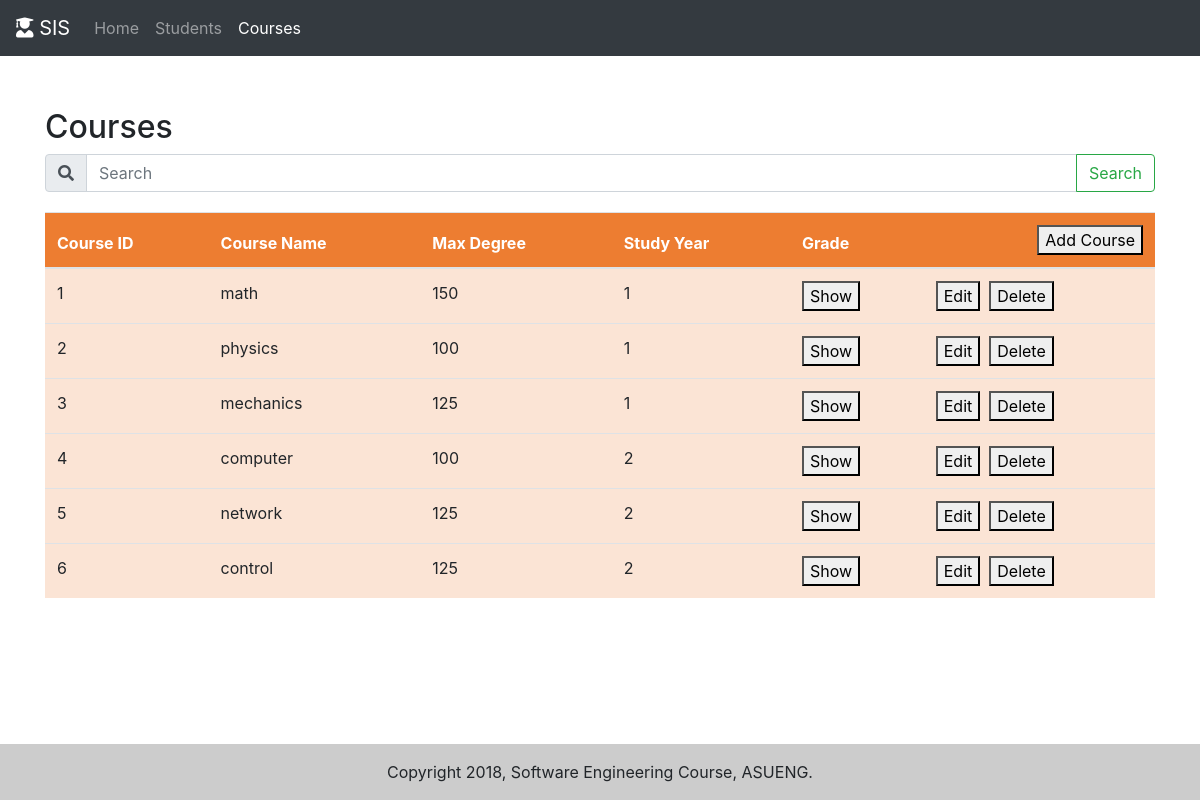
/courses.php, run on the app's committed database.
### tables this page shows
CREATE TABLE `courses` (
  `id` int(11) NOT NULL,
  `name` varchar(256) NOT NULL,
  `max_degree` int(11) NOT NULL,
  `study_year` int(11) NOT NULL
);

### controllers/common.php (called while the page is built)
<?php
function safeGet($name, $default = null) {
    return (isset($_REQUEST[$name])) ? $_REQUEST[$name] : $default;
}
?>

### models/Courses.php (called while the page is built, shortened)
<?php
class Courses extends Database {
    function __construct($id) {
        $sql = "SELECT * FROM courses WHERE id = $id;";
        $statement = Database::$db->prepare($sql);
        $statement->execute();
        $data = $statement->fetch(PDO::FETCH_ASSOC);
    }
    public static function all($keyword) {
        $keyword = str_replace(" ", "%", $keyword);
        $sql = "SELECT * FROM courses WHERE name like ('%$keyword%');";
        $statement = Database::$db->prepare($sql);
        $statement->execute();
        $courses = [];
        while ($row = $statement->fetch(PDO::FETCH_ASSOC)) {
            $courses[] = new Courses($row['id']);
        }
        return $courses;
    }
}
?>

### courses.php (the view, shortened to what this page needs)
<?php
include_once('./controllers/common.php');
include_once('./components/head.php');
include_once('./models/Courses.php');
?>
<body>
    <header>
        <nav class="navbar navbar-expand-md navbar-dark fixed-top bg-dark">
            <a class="navbar-brand" href="./Home.php"> <i class="fas fa-user-graduate"></i> SIS</a>
            <div class="collapse navbar-collapse" id="navbarCollapse">
                <ul class="navbar-nav mr-auto">
                    <li class="nav-item">
                        <a class="nav-link" href="./Home.php">Home</a>
                    </li>
                    <li class="nav-item">
                        <a class="nav-link" href="./students.php">Students</a>
                    </li>
                    <li class="nav-item active">
                        <a class="nav-link" href="./courses.php">Courses<span class="sr-only">(current)</span></a>
                    </li>
                </ul>
            </div>
        </nav>
    </header>
    <main role="main" class="container">
        <h2 class="mt-5">Courses</h2>
        <div>
            <form action="courses.php" class="form-inline">
                <div class="input-group" style="width: 100%">
                    <div class="input-group-prepend">
                        <span class="input-group-text"><i class="fas fa-search"></i></span>
                    </div>
                    <input class="form-control" id="SearchBox" type="text" name="keywords" placeholder="Search" aria-label="Search" value="<?= safeGet('keywords') ?>">
                    <div class="input-group-append">
                        <button class="btn btn-outline-success" type="submit">Search</button>
                    </div>
                </div>
            </form>
        </div>
        <table class="table" style="margin-top: 20px">
            <thead>
                <tr id="StudentTable_th">
                    <th scope="col">Course ID</th>
                    <th scope="col">Course Name</th>
                    <th scope="col">Max Degree</th>
                    <th scope="col">Study Year</th>
                    <th scope="col">Grade</th>
                    <th scope="col"><button class="button float-right edit_course" id="0">Add Course</button></th>
                </tr>
            </thead>
            <tbody>
                <?php
                $courses = Courses::all(safeGet('keywords'));
                foreach ($courses as $Courses) {
                    ?>
                    <tr id="StudentTable_tr">
                        <td><?= $Courses->id ?></td>
                        <td><?= $Courses->name ?></td>
                        <td><?= $Courses->max_degree ?> </td>
                        <td><?= $Courses->study_year ?> </td>
                        <td>
                            <button class="button show_grade" id="<?= $Courses->id ?>">Show</button>
                        </td>
                        <td>
                            <button class="button edit_course" id="<?= $Courses->id ?>">Edit</button>&nbsp;
                            <button class="button delete_course" id="<?= $Courses->id ?>">Delete</button>
                        </td>
                    </tr>
                <?php } ?>
            </tbody>
        </table>
        <?php include_once('./components/tail.php') ?>

### components/head.php (shortened to what this page needs)
<!doctype html>
<html lang="en">
    <head>
        <link href="./css/Font Awesome/css/all.min.css" rel="stylesheet" type="text/css">
        <link href="./css/Bootstrap/bootstrap.min.css" rel="stylesheet" type="text/css">
        <link href="./css/sticky-footer-navbar.css" rel="stylesheet" type="text/css">
    </head>

### components/tail.php (shortened to what this page needs)
    </main>
    <footer class="page-footer">
      <div class="footer-copyright text-center py-3">Copyright 2018, Software Engineering Course, ASUENG.</div>
    </footer>
  </body>
</html>

### css/sticky-footer-navbar.css (style rules this page uses)
html { position: relative; min-height: 100%; }
body { margin-bottom: 60px; }
.page-footer { position: absolute; width: 100%; bottom: 0; background-color: #cccccc; }
body > .container { padding: 60px 15px 20px; }
#StudentTable_th { background-color: #ED7d31; color: #ffffff; }
#StudentTable_tr { background-color: #FBE4D5; }

### data on the page
courses: id "1", name "math", max_degree "150", study_year "1"
courses: id "2", name "physics", max_degree "100", study_year "1"
courses: id "3", name "mechanics", max_degree "125", study_year "1"
courses: id "4", name "computer", max_degree "100", study_year "2"
courses: id "5", name "network", max_degree "125", study_year "2"
courses: id "6", name "control", max_degree "125", study_year "2"
